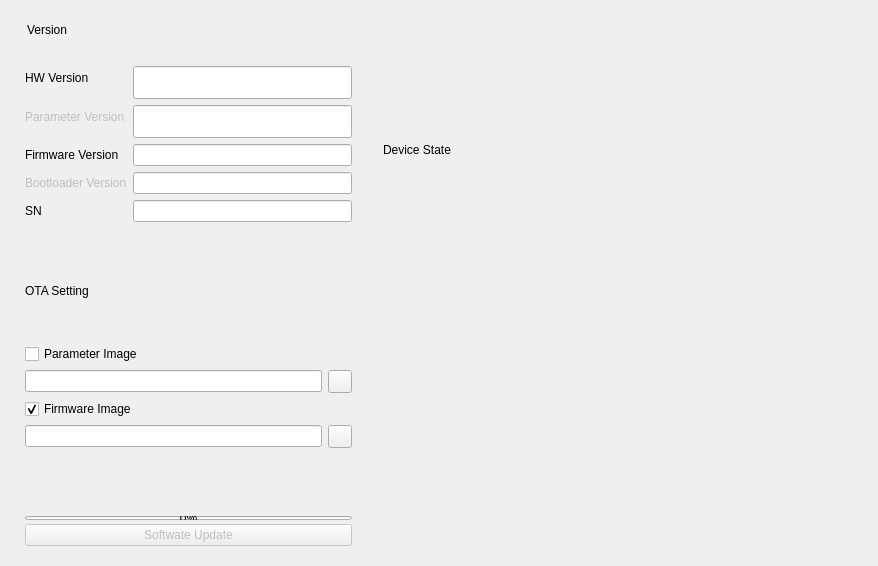
       <widget class="QWidget" name="DASH_TAB">
        <attribute name="title">
         <string>Dashboard</string>
        </attribute>
        <layout class="QHBoxLayout" name="horizontalLayout_8">
         <item>
          <widget class="CardWidget" name="SettingCard">
           <property name="sizePolicy">
            <sizepolicy hsizetype="Preferred" vsizetype="Expanding">
             <horstretch>0</horstretch>
             <verstretch>0</verstretch>
            </sizepolicy>
           </property>
           <property name="minimumSize">
            <size>
             <width>350</width>
             <height>0</height>
            </size>
           </property>
           <property name="maximumSize">
            <size>
             <width>400</width>
             <height>16777215</height>
            </size>
           </property>
           <property name="styleSheet">
            <string notr="true"/>
           </property>
           <layout class="QVBoxLayout" name="verticalLayout_3">
            <item>
             <layout class="QVBoxLayout" name="verticalLayout_12">
              <item>
               <layout class="QHBoxLayout" name="horizontalLayout_2">
                <property name="leftMargin">
                 <number>5</number>
                </property>
                <item>
                 <spacer name="horizontalSpacer_10">
                  <property name="orientation">
                   <enum>Qt::Horizontal</enum>
                  </property>
                  <property name="sizeType">
                   <enum>QSizePolicy::Fixed</enum>
                  </property>
                  <property name="sizeHint" stdset="0">
                   <size>
                    <width>2</width>
                    <height>20</height>
                   </size>
                  </property>
                 </spacer>
                </item>
                <item>
                 <widget class="StrongBodyLabel" name="ParamConfLabel">
                  <property name="text">
                   <string>Version</string>
                  </property>
                 </widget>
                </item>
                <item>
                 <spacer name="horizontalSpacer_6">
                  <property name="orientation">
                   <enum>Qt::Horizontal</enum>
                  </property>
                  <property name="sizeHint" stdset="0">
                   <size>
                    <width>40</width>
                    <height>20</height>
                   </size>
                  </property>
                 </spacer>
                </item>
               </layout>
              </item>
              <item>
               <layout class="QVBoxLayout" name="verticalLayout">
                <property name="leftMargin">
                 <number>5</number>
                </property>
                <property name="topMargin">
                 <number>10</number>
                </property>
                <item>
                 <layout class="QFormLayout" name="formLayout">
                  <property name="topMargin">
                   <number>10</number>
                  </property>
                  <property name="bottomMargin">
                   <number>10</number>
                  </property>
                  <item row="0" column="0">
                   <widget class="BodyLabel" name="BodyLabel_PID">
                    <property name="sizePolicy">
                     <sizepolicy hsizetype="Expanding" vsizetype="Preferred">
                      <horstretch>0</horstretch>
                      <verstretch>0</verstretch>
                     </sizepolicy>
                    </property>
                    <property name="minimumSize">
                     <size>
                      <width>0</width>
                      <height>0</height>
                     </size>
                    </property>
                    <property name="maximumSize">
                     <size>
                      <width>16777215</width>
                      <height>16777215</height>
                     </size>
                    </property>
                    <property name="text">
                     <string>HW Version</string>
                    </property>
                   </widget>
                  </item>
                  <item row="0" column="1">
                   <widget class="LineEdit" name="HWVersion">
                    <property name="enabled">
                     <bool>true</bool>
                    </property>
                    <property name="sizePolicy">
                     <sizepolicy hsizetype="Expanding" vsizetype="Fixed">
                      <horstretch>0</horstretch>
                      <verstretch>0</verstretch>
                     </sizepolicy>
                    </property>
                    <property name="minimumSize">
                     <size>
                      <width>180</width>
                      <height>33</height>
                     </size>
                    </property>
                    <property name="text">
                     <string/>
                    </property>
                    <property name="readOnly">
                     <bool>true</bool>
                    </property>
                    <property name="clearButtonEnabled">
                     <bool>false</bool>
                    </property>
                   </widget>
                  </item>
                  <item row="1" column="0">
                   <widget class="BodyLabel" name="BodyLabel_MAC">
                    <property name="enabled">
                     <bool>false</bool>
                    </property>
                    <property name="sizePolicy">
                     <sizepolicy hsizetype="Expanding" vsizetype="Preferred">
                      <horstretch>0</horstretch>
                      <verstretch>0</verstretch>
                     </sizepolicy>
                    </property>
                    <property name="minimumSize">
                     <size>
                      <width>39</width>
                      <height>0</height>
                     </size>
                    </property>
                    <property name="maximumSize">
                     <size>
                      <width>16777215</width>
                      <height>16777215</height>
                     </size>
                    </property>
                    <property name="text">
                     <string>Parameter Version</string>
                    </property>
                   </widget>
                  </item>
                  <item row="1" column="1">
                   <widget class="LineEdit" name="ParameterVersion">
                    <property name="enabled">
                     <bool>true</bool>
                    </property>
                    <property name="sizePolicy">
                     <sizepolicy hsizetype="Expanding" vsizetype="Fixed">
                      <horstretch>0</horstretch>
                      <verstretch>0</verstretch>
                     </sizepolicy>
                    </property>
                    <property name="minimumSize">
                     <size>
                      <width>154</width>
                      <height>33</height>
                     </size>
                    </property>
                    <property name="text">
                     <string/>
                    </property>
                    <property name="readOnly">
                     <bool>true</bool>
                    </property>
                    <property name="clearButtonEnabled">
                     <bool>true</bool>
                    </property>
                   </widget>
                  </item>
                  <item row="2" column="0">
                   <widget class="BodyLabel" name="BodyLabel">
                    <property name="text">
                     <string>Firmware Version</string>
                    </property>
                   </widget>
                  </item>
                  <item row="2" column="1">
                   <widget class="LineEdit" name="FirmwareVersion">
                    <property name="readOnly">
                     <bool>true</bool>
                    </property>
                   </widget>
                  </item>
                  <item row="3" column="0">
                   <widget class="BodyLabel" name="BodyLabel_2">
                    <property name="enabled">
                     <bool>false</bool>
                    </property>
                    <property name="text">
                     <string>Bootloader Version</string>
                    </property>
                   </widget>
                  </item>
                  <item row="3" column="1">
                   <widget class="LineEdit" name="BootVersion">
                    <property name="enabled">
                     <bool>true</bool>
                    </property>
                    <property name="readOnly">
                     <bool>true</bool>
                    </property>
                   </widget>
                  </item>
                  <item row="4" column="0">
                   <widget class="BodyLabel" name="BodyLabel_3">
                    <property name="text">
                     <string>SN</string>
                    </property>
                   </widget>
                  </item>
                  <item row="4" column="1">
                   <widget class="LineEdit" name="SN">
                    <property name="readOnly">
                     <bool>true</bool>
                    </property>
                   </widget>
                  </item>
                 </layout>
                </item>
                <item>
                 <spacer name="verticalSpacer_3">
                  <property name="orientation">
                   <enum>Qt::Vertical</enum>
                  </property>
                  <property name="sizeHint" stdset="0">
                   <size>
                    <width>20</width>
                    <height>40</height>
                   </size>
                  </property>
                 </spacer>
                </item>
                <item>
                 <widget class="HorizontalSeparator" name="HorizontalSeparator"/>
                </item>
                <item>
                 <widget class="StrongBodyLabel" name="StrongBodyLabel">
                  <property name="sizePolicy">
                   <sizepolicy hsizetype="Preferred" vsizetype="Expanding">
                    <horstretch>0</horstretch>
                    <verstretch>0</verstretch>
                   </sizepolicy>
                  </property>
                  <property name="minimumSize">
                   <size>
                    <width>0</width>
                    <height>0</height>
                   </size>
                  </property>
                  <property name="text">
                   <string>OTA Setting</string>
                  </property>
                 </widget>
                </item>
                <item>
                 <spacer name="verticalSpacer_4">
                  <property name="orientation">
                   <enum>Qt::Vertical</enum>
                  </property>
                  <property name="sizeHint" stdset="0">
                   <size>
                    <width>20</width>
                    <height>40</height>
                   </size>
                  </property>
                 </spacer>
                </item>
                <item>
                 <widget class="CheckBox" name="CheckBox_Param">
                  <property name="enabled">
                   <bool>true</bool>
                  </property>
                  <property name="text">
                   <string>Parameter Image</string>
                  </property>
                  <property name="iconSize">
                   <size>
                    <width>8</width>
                    <height>8</height>
                   </size>
                  </property>
                 </widget>
                </item>
                <item>
                 <layout class="QHBoxLayout" name="ParamFileLayOut">
                  <property name="topMargin">
                   <number>0</number>
                  </property>
                  <item>
                   <widget class="LineEdit" name="ParamFileName">
                    <property name="enabled">
                     <bool>true</bool>
                    </property>
                   </widget>
                  </item>
                  <item>
                   <widget class="ToolButton" name="ParamFileToolButton">
                    <property name="enabled">
                     <bool>true</bool>
                    </property>
                    <property name="text">
                     <string/>
                    </property>
                   </widget>
                  </item>
                 </layout>
                </item>
                <item>
                 <widget class="CheckBox" name="CheckBox_Firmware">
                  <property name="text">
                   <string>Firmware Image</string>
                  </property>
                  <property name="checked">
                   <bool>true</bool>
                  </property>
                 </widget>
                </item>
                <item>
                 <layout class="QHBoxLayout" name="FirmFileLayOut">
                  <property name="topMargin">
                   <number>0</number>
                  </property>
                  <item>
                   <widget class="LineEdit" name="FirmFileName"/>
                  </item>
                  <item>
                   <widget class="ToolButton" name="FirmFileToolButton"/>
                  </item>
                 </layout>
                </item>
                <item>
                 <spacer name="verticalSpacer_11">
                  <property name="orientation">
                   <enum>Qt::Vertical</enum>
                  </property>
                  <property name="sizeHint" stdset="0">
                   <size>
                    <width>20</width>
                    <height>40</height>
                   </size>
                  </property>
                 </spacer>
                </item>
                <item>
                 <widget class="BodyLabel" name="OTAStateLabel">
                  <property name="text">
                   <string/>
                  </property>
                  <property name="alignment">
                   <set>Qt::AlignCenter</set>
                  </property>
                 </widget>
                </item>
                <item>
                 <widget class="ProgressBar" name="UpdateProgressBar">
                  <property name="sizePolicy">
                   <sizepolicy hsizetype="Expanding" vsizetype="Minimum">
                    <horstretch>0</horstretch>
                    <verstretch>0</verstretch>
                   </sizepolicy>
                  </property>
                  <property name="minimumSize">
                   <size>
                    <width>0</width>
                    <height>4</height>
                   </size>
                  </property>
                  <property name="maximumSize">
                   <size>
                    <width>16777215</width>
                    <height>0</height>
                   </size>
                  </property>
                  <property name="baseSize">
                   <size>
                    <width>0</width>
                    <height>0</height>
                   </size>
                  </property>
                  <property name="autoFillBackground">
                   <bool>false</bool>
                  </property>
                  <property name="value">
                   <number>0</number>
                  </property>
                  <property name="textVisible">
                   <bool>true</bool>
                  </property>
                  <property name="orientation">
                   <enum>Qt::Horizontal</enum>
                  </property>
                  <property name="invertedAppearance">
                   <bool>false</bool>
                  </property>
                  <property name="textDirection">
                   <enum>QProgressBar::TopToBottom</enum>
                  </property>
                  <property name="useAni">
                   <bool>false</bool>
                  </property>
                  <property name="val">
                   <double>0.000000000000000</double>
                  </property>
                 </widget>
                </item>
                <item>
                 <widget class="PrimaryPushButton" name="ButtonStartOTA">
                  <property name="enabled">
                   <bool>false</bool>
                  </property>
                  <property name="sizePolicy">
                   <sizepolicy hsizetype="Expanding" vsizetype="Fixed">
                    <horstretch>0</horstretch>
                    <verstretch>0</verstretch>
                   </sizepolicy>
                  </property>
                  <property name="text">
                   <string>Softwate Update</string>
                  </property>
                  <property name="autoDefault">
                   <bool>true</bool>
                  </property>
                 </widget>
                </item>
               </layout>
              </item>
             </layout>
            </item>
           </layout>
          </widget>
         </item>
         <item>
          <widget class="CardWidget" name="DeviceCard">
           <property name="sizePolicy">
            <sizepolicy hsizetype="Preferred" vsizetype="Preferred">
             <horstretch>0</horstretch>
             <verstretch>0</verstretch>
            </sizepolicy>
           </property>
           <property name="minimumSize">
            <size>
             <width>500</width>
             <height>0</height>
            </size>
           </property>
           <property name="maximumSize">
            <size>
             <width>16777215</width>
             <height>16777215</height>
            </size>
           </property>
           <layout class="QVBoxLayout" name="verticalLayout_4">
            <property name="sizeConstraint">
             <enum>QLayout::SetDefaultConstraint</enum>
            </property>
            <item>
             <layout class="QVBoxLayout" name="verticalLayout_2" stretch="0,0">
              <property name="sizeConstraint">
               <enum>QLayout::SetMinAndMaxSize</enum>
              </property>
              <item>
               <layout class="QHBoxLayout" name="horizontalLayout_4">
                <property name="leftMargin">
                 <number>5</number>
                </property>
                <item>
                 <spacer name="horizontalSpacer_8">
                  <property name="orientation">
                   <enum>Qt::Horizontal</enum>
                  </property>
                  <property name="sizeType">
                   <enum>QSizePolicy::Fixed</enum>
                  </property>
                  <property name="sizeHint" stdset="0">
                   <size>
                    <width>2</width>
                    <height>20</height>
                   </size>
                  </property>
                 </spacer>
                </item>
                <item>
                 <widget class="StrongBodyLabel" name="DataProgressLabel">
                  <property name="text">
                   <string>Device State</string>
                  </property>
                 </widget>
                </item>
                <item>
                 <spacer name="horizontalSpacer_9">
                  <property name="orientation">
                   <enum>Qt::Horizontal</enum>
                  </property>
                  <property name="sizeHint" stdset="0">
                   <size>
                    <width>40</width>
                    <height>20</height>
                   </size>
                  </property>
                 </spacer>
                </item>
               </layout>
              </item>
              <item>
               <layout class="QVBoxLayout" name="DeviceStateLayout">
                <property name="leftMargin">
                 <number>6</number>
                </property>
                <property name="topMargin">
                 <number>6</number>
                </property>
                <property name="bottomMargin">
                 <number>3</number>
                </property>
                <item>
                 <layout class="QHBoxLayout" name="horizontalLayout_27">
                  <property name="topMargin">
                   <number>5</number>
                  </property>
                  <item>
                   <widget class="IconInfoBadge" name="connStateIcon">
                    <property name="textFormat">
                     <enum>Qt::AutoText</enum>
                    </property>
                    <property name="level" stdset="0">
                     <string>Success</string>
                    </property>
                   </widget>
                  </item>
                  <item>
                   <widget class="BodyLabel" name="connStateLabel">
                    <property name="sizePolicy">
                     <sizepolicy hsizetype="Fixed" vsizetype="Preferred">
                      <horstretch>0</horstretch>
                      <verstretch>0</verstretch>
                     </sizepolicy>
                    </property>
                    <property name="minimumSize">
                     <size>
                      <width>0</width>
                      <height>0</height>
                     </size>
                    </property>
                    <property name="text">
                     <string/>
                    </property>
                    <property name="alignment">
                     <set>Qt::AlignLeading|Qt::AlignLeft|Qt::AlignTop</set>
                    </property>
                   </widget>
                  </item>
                  <item>
                   <spacer name="horizontalSpacer_5">
                    <property name="orientation">
                     <enum>Qt::Horizontal</enum>
                    </property>
                    <property name="sizeHint" stdset="0">
                     <size>
                      <width>40</width>
                      <height>20</height>
                     </size>
                    </property>
                   </spacer>
                  </item>
                 </layout>
                </item>
               </layout>
              </item>
             </layout>
            </item>
           </layout>
          </widget>
         </item>
        </layout>
       </widget>
